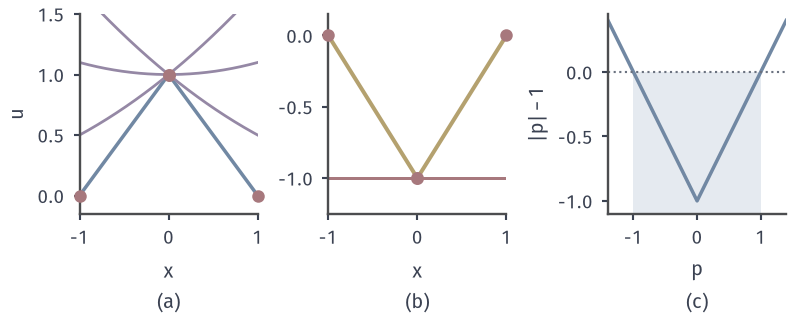

Recreate this plot in Python.
from pathlib import Path
import sys
ROOT = next(p for p in Path(__file__).resolve().parents if (p/"build.sh").is_file() and (p/"tex/book.tex").is_file())
sys.path.insert(0, str(ROOT/"figures/06-differential-equations/02-partial-differential-equations/matplotlib/hj-common"))
from hj_common import *
HERE = Path(__file__).resolve().parent
# Target: F(p)=|p|-1 at kinks. (a) 1-|x| touched above with |p|<=1; (b) |x|-1 touched below by slope 0; (c) F on [-1,1].
fig, axs = figure(width_mm=112, height_mm=46, ncols=3)
X=np.linspace(-1,1,401)
ax=axs[0]; style(ax); ax.plot(X,1-np.abs(X),color=BLUE,lw=1.4)
for s in (-.6,0,.6): ax.plot(X,1+s*X+.1*X**2,color=PURPLE,lw=1.1)
ax.plot([0],[1],'o',ms=4.2,color=RED,zorder=6); ax.plot([-1,1],[0,0],'o',ms=4,color=RED,clip_on=False,zorder=6)
ax.set_xlim(-1,1); ax.set_ylim(-.15,1.5); ax.set_xticks([-1,0,1]); ax.set_ylabel('$u$'); sub(ax,'a','$x$')
ax=axs[1]; style(ax); ax.plot(X,np.abs(X)-1,color=YELLOW,lw=1.6)
ax.plot(X,0*X-1,color=RED,lw=1.2)
ax.plot([0],[-1],'o',ms=4.2,color=RED,zorder=6); ax.plot([-1,1],[0,0],'o',ms=4,color=RED,clip_on=False,zorder=6)
ax.set_xlim(-1,1); ax.set_ylim(-1.25,.15); ax.set_xticks([-1,0,1]); sub(ax,'b','$x$')
ax=axs[2]; style(ax); P=np.linspace(-1.4,1.4,281); ax.plot(P,np.abs(P)-1,color=BLUE,lw=1.4)
ax.fill_between([-1,1],-1.1,0,color=BLUE_FILL,lw=0); ax.axhline(0,color=MUTED,lw=.85,ls=':')
ax.set_xlim(-1.4,1.4); ax.set_ylim(-1.1,.45); ax.set_xticks([-1,0,1]); ax.set_ylabel('$|p|-1$'); sub(ax,'c','$p$')
save(fig,HERE,'figure',{'formula':'|p|-1; u=1-|x| and |x|-1'})
